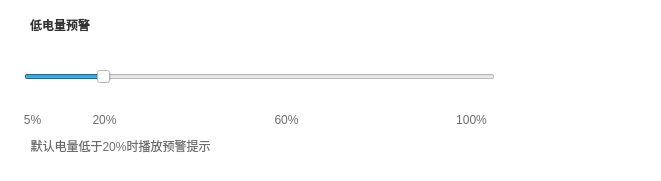
        <widget class="QWidget" name="widget_88" native="true">
         <property name="geometry">
          <rect>
           <x>0</x>
           <y>930</y>
           <width>661</width>
           <height>181</height>
          </rect>
         </property>
         <property name="styleSheet">
          <string notr="true">background-color: rgb(255, 255, 255);</string>
         </property>
         <widget class="QLabel" name="label_176">
          <property name="geometry">
           <rect>
            <x>30</x>
            <y>10</y>
            <width>91</width>
            <height>31</height>
           </rect>
          </property>
          <property name="styleSheet">
           <string notr="true">outline:0px;
font: 13pt &quot;思源黑体&quot;;
color:rgb(51, 51, 51);
border-width:0;
background: transparent;
border-style:outset;</string>
          </property>
          <property name="text">
           <string>&lt;html&gt;&lt;head/&gt;&lt;body&gt;&lt;p&gt;&lt;span style=&quot; font-weight:600;&quot;&gt;低电量预警&lt;/span&gt;&lt;/p&gt;&lt;/body&gt;&lt;/html&gt;</string>
          </property>
          <property name="textFormat">
           <enum>Qt::RichText</enum>
          </property>
         </widget>
         <widget class="QLabel" name="label_177">
          <property name="geometry">
           <rect>
            <x>25</x>
            <y>136</y>
            <width>191</width>
            <height>21</height>
           </rect>
          </property>
          <property name="styleSheet">
           <string notr="true">color: rgb(109, 109, 109);</string>
          </property>
          <property name="text">
           <string>&lt;html&gt;&lt;head/&gt;&lt;body&gt;&lt;p align=&quot;center&quot;&gt;默认电量低于20%时播放预警提示&lt;/p&gt;&lt;/body&gt;&lt;/html&gt;</string>
          </property>
         </widget>
         <widget class="QLabel" name="label_178">
          <property name="geometry">
           <rect>
            <x>22</x>
            <y>110</y>
            <width>21</width>
            <height>21</height>
           </rect>
          </property>
          <property name="styleSheet">
           <string notr="true">color: rgb(109, 109, 109);</string>
          </property>
          <property name="text">
           <string>&lt;html&gt;&lt;head/&gt;&lt;body&gt;&lt;p align=&quot;center&quot;&gt;5%&lt;/p&gt;&lt;/body&gt;&lt;/html&gt;</string>
          </property>
         </widget>
         <widget class="QLabel" name="label_179">
          <property name="geometry">
           <rect>
            <x>89</x>
            <y>110</y>
            <width>31</width>
            <height>21</height>
           </rect>
          </property>
          <property name="styleSheet">
           <string notr="true">color: rgb(109, 109, 109);</string>
          </property>
          <property name="text">
           <string>&lt;html&gt;&lt;head/&gt;&lt;body&gt;&lt;p align=&quot;center&quot;&gt;20%&lt;/p&gt;&lt;/body&gt;&lt;/html&gt;</string>
          </property>
         </widget>
         <widget class="QLabel" name="label_180">
          <property name="geometry">
           <rect>
            <x>271</x>
            <y>110</y>
            <width>31</width>
            <height>21</height>
           </rect>
          </property>
          <property name="styleSheet">
           <string notr="true">color: rgb(109, 109, 109);</string>
          </property>
          <property name="text">
           <string>&lt;html&gt;&lt;head/&gt;&lt;body&gt;&lt;p align=&quot;center&quot;&gt;60%&lt;/p&gt;&lt;/body&gt;&lt;/html&gt;</string>
          </property>
         </widget>
         <widget class="QLabel" name="label_181">
          <property name="geometry">
           <rect>
            <x>451</x>
            <y>110</y>
            <width>41</width>
            <height>21</height>
           </rect>
          </property>
          <property name="styleSheet">
           <string notr="true">color: rgb(109, 109, 109);</string>
          </property>
          <property name="text">
           <string>&lt;html&gt;&lt;head/&gt;&lt;body&gt;&lt;p align=&quot;center&quot;&gt;100%&lt;/p&gt;&lt;/body&gt;&lt;/html&gt;</string>
          </property>
         </widget>
         <widget class="elecPointer" name="elec_tip_slider_2">
          <property name="geometry">
           <rect>
            <x>24</x>
            <y>41</y>
            <width>471</width>
            <height>71</height>
           </rect>
          </property>
          <property name="styleSheet">
           <string notr="true">QSlider::groove:horizontal{
image: url(:/images/resources/images/ui/SHGCSetUp/lowElecTip.png);
background:rgba(255, 255, 255, 0);
margin-top: 0px;
margin-bottom: -40px;
margin-left: 10px;
margin-right: 25px;
}


QSlider::handle:horizontal{
image: url(:/images/resources/images/ui/SHGCSetUp/this.png);
margin-top: 20px;
margin-bottom: 45px;
margin-right: -35px;
margin-left: -35px;
}

</string>
          </property>
          <property name="minimum">
           <number>0</number>
          </property>
          <property name="maximum">
           <number>95</number>
          </property>
          <property name="pageStep">
           <number>1</number>
          </property>
          <property name="value">
           <number>15</number>
          </property>
          <property name="sliderPosition">
           <number>15</number>
          </property>
          <property name="orientation">
           <enum>Qt::Horizontal</enum>
          </property>
         </widget>
         <widget class="QWidget" name="widget_89" native="true">
          <property name="geometry">
           <rect>
            <x>550</x>
            <y>80</y>
            <width>75</width>
            <height>36</height>
           </rect>
          </property>
          <property name="minimumSize">
           <size>
            <width>75</width>
            <height>36</height>
           </size>
          </property>
          <property name="styleSheet">
           <string notr="true">border-image: url(:/images/resources/images/ui/SHGCSetUp/default.png);</string>
          </property>
          <widget class="QPushButton" name="btn_elec_tip_2">
           <property name="geometry">
            <rect>
             <x>0</x>
             <y>0</y>
             <width>75</width>
             <height>36</height>
            </rect>
           </property>
           <property name="minimumSize">
            <size>
             <width>75</width>
             <height>36</height>
            </size>
           </property>
           <property name="font">
            <font>
             <family>黑体</family>
             <pointsize>11</pointsize>
             <weight>50</weight>
             <bold>false</bold>
            </font>
           </property>
           <property name="styleSheet">
            <string notr="true">QPushButton{
background:url(); background-repeat: no-repeat;background-position:left;border:none;color: rgb(255, 255, 255);}</string>
           </property>
           <property name="text">
            <string>默认</string>
           </property>
           <property name="iconSize">
            <size>
             <width>80</width>
             <height>40</height>
            </size>
           </property>
           <property name="checkable">
            <bool>false</bool>
           </property>
           <property name="autoRepeat">
            <bool>false</bool>
           </property>
           <property name="autoExclusive">
            <bool>false</bool>
           </property>
           <property name="autoDefault">
            <bool>false</bool>
           </property>
           <property name="flat">
            <bool>false</bool>
           </property>
          </widget>
         </widget>
        </widget>
